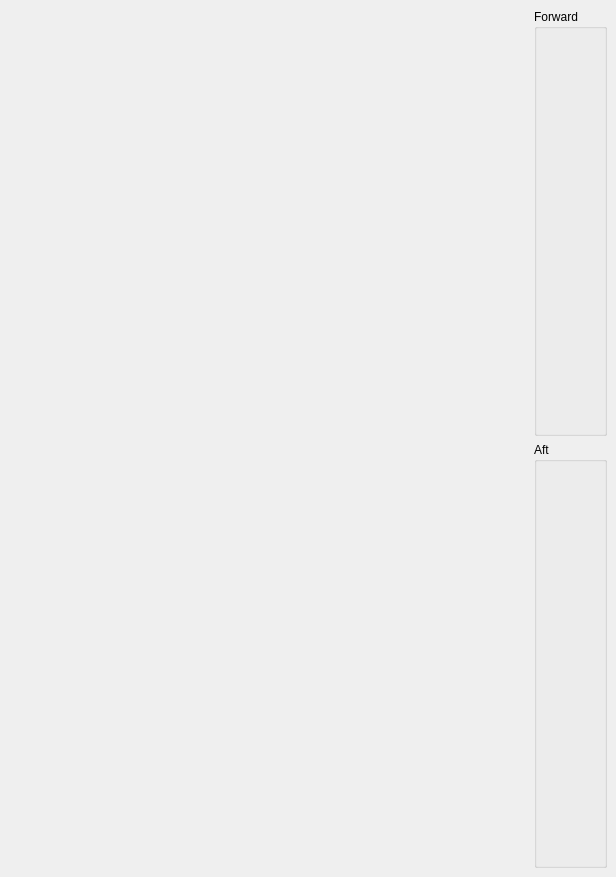
<ui version="4.0" >
 <class>EldoraPPI</class>
 <widget class="QDialog" name="EldoraPPI" >
  <property name="geometry" >
   <rect>
    <x>0</x>
    <y>0</y>
    <width>616</width>
    <height>877</height>
   </rect>
  </property>
  <property name="windowTitle" >
   <string>Dialog</string>
  </property>
  <layout class="QGridLayout" >
   <property name="margin" >
    <number>9</number>
   </property>
   <property name="spacing" >
    <number>6</number>
   </property>
   <item row="1" column="1" >
    <widget class="QGroupBox" name="aftGroupBox" >
     <property name="title" >
      <string>Aft</string>
     </property>
    </widget>
   </item>
   <item row="1" column="0" >
    <layout class="QHBoxLayout" >
     <property name="margin" >
      <number>0</number>
     </property>
     <property name="spacing" >
      <number>6</number>
     </property>
     <item>
      <widget class="PPI" name="ppiAft" >
       <property name="sizePolicy" >
        <sizepolicy>
         <hsizetype>3</hsizetype>
         <vsizetype>3</vsizetype>
         <horstretch>0</horstretch>
         <verstretch>0</verstretch>
        </sizepolicy>
       </property>
       <property name="toolTip" >
        <string>knob</string>
       </property>
       <property name="whatsThis" >
        <string>A knob that you can turn.</string>
       </property>
      </widget>
     </item>
     <item>
      <widget class="ColorBar" name="colorBarAft" />
     </item>
    </layout>
   </item>
   <item row="0" column="1" >
    <widget class="QGroupBox" name="forwardGroupBox" >
     <property name="title" >
      <string>Forward</string>
     </property>
    </widget>
   </item>
   <item row="0" column="0" >
    <layout class="QHBoxLayout" >
     <property name="margin" >
      <number>0</number>
     </property>
     <property name="spacing" >
      <number>6</number>
     </property>
     <item>
      <widget class="PPI" name="ppiForward" >
       <property name="sizePolicy" >
        <sizepolicy>
         <hsizetype>3</hsizetype>
         <vsizetype>3</vsizetype>
         <horstretch>0</horstretch>
         <verstretch>0</verstretch>
        </sizepolicy>
       </property>
       <property name="toolTip" >
        <string>knob</string>
       </property>
       <property name="whatsThis" >
        <string>A knob that you can turn.</string>
       </property>
      </widget>
     </item>
     <item>
      <widget class="ColorBar" name="colorBarFor" />
     </item>
    </layout>
   </item>
  </layout>
 </widget>
 <customwidgets>
  <customwidget>
   <class>PPI</class>
   <extends>QWidget</extends>
   <header>PPI.h</header>
  </customwidget>
  <customwidget>
   <class>ColorBar</class>
   <extends>QWidget</extends>
   <header>ColorBar.h</header>
  </customwidget>
 </customwidgets>
 <resources/>
 <connections/>
</ui>
